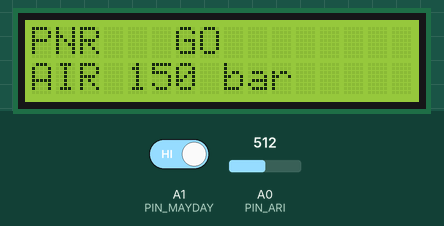
Recording of a sketch running on a simulated STM32 Nucleo. On the bench: 16×2 character LCD. Inputs (shaded band) come from the test bench; at power-on: A1 (PIN_MAYDAY) HIGH, A0 (PIN_ARI) = 512 (analog values on the 0–1023 scale). What the sketch prints to the serial monitor is not drawn.

Above: at 1.2 s.
1.3 s: A1 (PIN_MAYDAY) driven LOW
At 2.5 s:
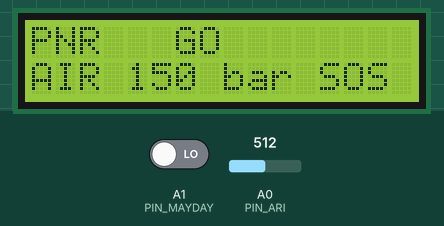
2.8 s: A0 (PIN_ARI) set to 716
At 3.9 s:
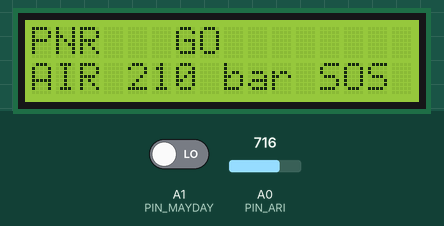
4.3 s: A0 (PIN_ARI) set to 900
At 5.1 s:
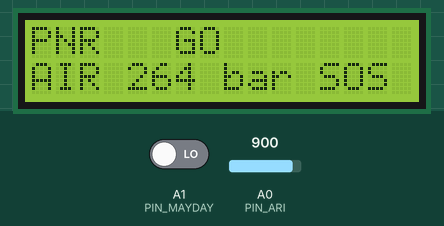
5.9 s: A1 (PIN_MAYDAY) driven HIGH
At 8.4 s:
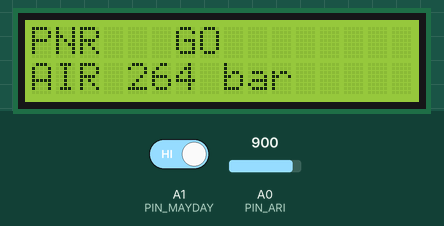
8.7 s: A0 (PIN_ARI) set to 1023
At 9.7 s:
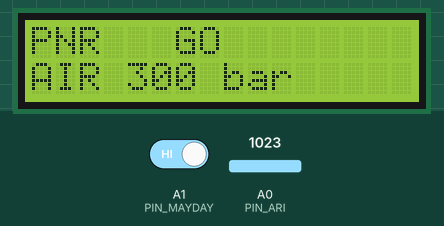
Timing chart, 0 to 11.3 s (numbered marks = the images above; inputs shaded):
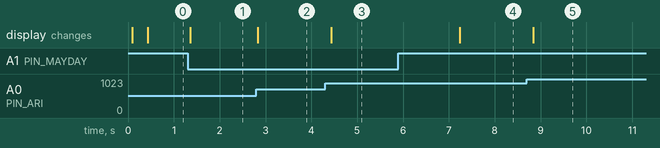

Measured:
- after the input at 1.3 s, the display: changes after 0.06 s (image 1)
- after the input at 2.8 s, the display: changes at once (image 2)
- after the input at 4.3 s, the display: changes after 0.14 s (image 3)
- after the input at 5.9 s, the display: changes after 1.3 s (image 4)
- after the input at 8.7 s, the display: changes after 0.14 s (image 5)

The sketch:

binome_hud.ino
```cpp
// PNR - binome HUD (STM32 Blue Pill / Nucleo, STM32duino core).
//
// A rotary potentiometer stands for the ARI air-cylinder valve (0-300 bar), an IR obstacle sensor is the touchless MAYDAY, and an
// optional 16x2 I2C LCD shows the verdict. USB serial at 115200 baud, newline-terminated JSON.
//
//   to the browser, every 400 ms:   {"seq": 101, "t_ms": 184000, "source": "binome-hud", "sensor": "ari_bar", "value": 145.0, "unit": "bar", "room": "binome-1"}
//   to the browser, when triggered: {"seq": 102, "t_ms": 184120, "source": "binome-hud", "sensor": "mayday", "value": 1, "unit": "bool", "room": "binome-1"}
//   from the browser:               {"cmd":"alert","level":"NO-GO"}   or   {"cmd":"alert","level":"GO"}
//
// Wiring (see firmware/README.md): potentiometer left lug -> 3V3, wiper -> PA0 (A0), right lug -> GND; MH-B IR sensor VCC -> 3V3,
// GND -> GND, OUT -> PA1 (A1, active low); LCD backpack GND -> GND, VCC -> 5V, SDA and SCL on the board's default I2C pins: PB7 / PB6
// on a Blue Pill, D14 / D15 (= PB9 / PB8) on a Nucleo-64 (optional: nothing blocks if it is absent).
//
// Board menu (Arduino IDE, STM32duino): "USB support: CDC (generic 'Serial' supersede U(S)ART)" on a Blue Pill; on a Nucleo `Serial`
// is the ST-Link virtual COM port. Library for the LCD: "LiquidCrystal_I2C".

#include <Wire.h>
#include <LiquidCrystal_I2C.h>

static const uint32_t BAUD = 115200;
static const uint32_t ARI_MS = 400;         // pressure packet interval
static const uint16_t ADC_MAX = 1023;       // 10-bit reading
static const float BAR_MAX = 300.0f;        // full scale of the cylinder gauge
#define PIN_ARI PA0                         // potentiometer wiper (analog input)
#define PIN_MAYDAY PA1                      // MH-B: LOW when a hand is within about 5 cm
static const uint32_t MAYDAY_CONFIRM_MS = 30;    // the sensor must stay triggered this long: no flicker
static const uint32_t MAYDAY_REARM_MS = 1000;    // and read clear this long before it can trigger again
static const uint8_t ADC_SAMPLES = 8;       // averaged: the potentiometer jitters

enum Alert { ALERT_GO, ALERT_NOGO };
Alert alertLevel = ALERT_GO;
bool maydaySent = false;
// Armed only after the sensor has read clear for MAYDAY_REARM_MS: no MAYDAY at power-up (bench, 22/11: the MH-B output was low
// while it started, and a MAYDAY went out 82 ms after boot, which the app would latch as a NO-GO).
bool maydayArmed = false;

LiquidCrystal_I2C *lcd = nullptr;  // created only if a screen answers
uint32_t seq = 100;
uint32_t lastAriMs = 0;
float lastBar = 0.0f;
uint32_t maydayLowSince = 0;
uint32_t maydayHighSince = 0;
bool screenDirty = true;

char line[96];
uint8_t lineLen = 0;

// Free text on the screen, for the jury demo run from the terminal (firmware/tools/jury_demo.py):
// {"cmd":"lcd","l1":"! FEU DETECTE !","l2":"STOCKAGE SOLV."}. It stays until the next alert command, which brings back the
// normal screen (verdict + air). The app itself only sends alert commands.
bool textMode = false;
char text1[17] = "";
char text2[17] = "";

// An I2C device answers at this address?
bool present(uint8_t addr) {
  Wire.beginTransmission(addr);
  return Wire.endTransmission() == 0;
}

// A value with one decimal, written by hand: float printf is not compiled into every STM32 C library.
void tenths(char *out, size_t n, float value) {
  if (value < 0.0f) value = 0.0f;
  const int t = (int)(value * 10.0f + 0.5f);
  snprintf(out, n, "%d.%d", t / 10, t % 10);
}

// One packet, exactly the wire format of the specification. `valueText` is already a JSON number.
void emit(const char *sensor, const char *valueText, const char *unit) {
  char buf[160];
  snprintf(buf, sizeof(buf), "{\"seq\": %lu, \"t_ms\": %lu, \"source\": \"binome-hud\", \"sensor\": \"%s\", \"value\": %s, \"unit\": \"%s\", \"room\": \"binome-1\"}\n",
           (unsigned long)seq++, (unsigned long)millis(), sensor, valueText, unit);
  Serial.print(buf);
}

float readBar() {
  uint32_t sum = 0;
  for (uint8_t i = 0; i < ADC_SAMPLES; i++) sum += analogRead(PIN_ARI);
  const float raw = (float)sum / ADC_SAMPLES;
  return raw * BAR_MAX / ADC_MAX;  // 0..1023 -> 0..300 bar, linear
}

void drawScreen() {
  if (!lcd) return;
  if (textMode) {
    lcd->setCursor(0, 0);
    lcd->print(text1);
    lcd->setCursor(0, 1);
    lcd->print(text2);
    return;
  }
  lcd->setCursor(0, 0);
  lcd->print(alertLevel == ALERT_NOGO ? "!!! NO-GO !!!   " : "PNR   GO        ");
  lcd->setCursor(0, 1);
  char buf[28];  // room for the whole format: no truncation warning
  snprintf(buf, sizeof(buf), "AIR %3d bar %s    ", (int)(lastBar + 0.5f), maydaySent ? "SOS" : "   ");
  buf[16] = 0;   // the screen has 16 columns
  lcd->print(buf);
}

// The string value of "key":"..." in a raw line (spaces kept inside the text), as 16 printable ASCII columns, padded. A missing
// key gives a blank line.
void textField(const char *raw, const char *key, char out[17]) {
  uint8_t n = 0;
  const char *p = strstr(raw, key);
  if (p) {
    p += strlen(key);
    while (*p == ' ' || *p == ':') p++;
    if (*p == '"') {
      for (p++; *p && *p != '"' && n < 16; p++) out[n++] = (*p >= 32 && *p < 127) ? *p : '?';
    }
  }
  while (n < 16) out[n++] = ' ';
  out[16] = 0;
}

// {"cmd":"alert","level":"NO-GO"} or {"cmd":"alert","level":"GO"}: spaces ignored, no JSON library needed.
// {"cmd":"lcd","l1":"...","l2":"..."}: free text until the next alert (the text keeps its spaces: it is read from the raw line).
void handleLine(const char *raw) {
  char flat[96];
  uint8_t n = 0;
  for (const char *p = raw; *p && n < sizeof(flat) - 1; p++)
    if (*p != ' ' && *p != '\r') flat[n++] = *p;
  flat[n] = 0;
  if (strstr(flat, "\"cmd\":\"lcd\"")) {
    textField(raw, "\"l1\"", text1);
    textField(raw, "\"l2\"", text2);
    textMode = true;
    screenDirty = true;
    return;
  }
  if (!strstr(flat, "\"cmd\":\"alert\"")) return;  // boot text, anything else: ignored
  // "NO-GO" contains "GO": test it first.
  if (strstr(flat, "\"level\":\"NO-GO\"")) alertLevel = ALERT_NOGO;
  else if (strstr(flat, "\"level\":\"GO\"")) alertLevel = ALERT_GO;
  else return;
  textMode = false;  // an alert always brings back the normal screen
  screenDirty = true;
}

void readHost() {
  while (Serial.available()) {
    const char c = (char)Serial.read();
    if (c == '\n') {
      line[lineLen] = 0;
      handleLine(line);
      lineLen = 0;
    } else if (lineLen < sizeof(line) - 1) {
      line[lineLen++] = c;
    } else {
      lineLen = 0;  // an over-long line is noise: drop it
    }
  }
}

void setup() {
  Serial.begin(BAUD);
  analogReadResolution(10);
  pinMode(PIN_ARI, INPUT_ANALOG);
  pinMode(PIN_MAYDAY, INPUT);
  Wire.begin();
  // The screen is optional: 0x27 first, 0x3F as the fallback, nothing if neither answers.
  const uint8_t addr = present(0x27) ? 0x27 : present(0x3F) ? 0x3F : 0;
  if (addr) {
    lcd = new LiquidCrystal_I2C(addr, 16, 2);
    lcd->init();
    lcd->backlight();
  }
}

void loop() {
  const uint32_t now = millis();
  readHost();

  // MAYDAY: triggered once per wave of the hand, emitted at once.
  const bool triggered = digitalRead(PIN_MAYDAY) == LOW;
  if (triggered) {
    maydayHighSince = 0;
    if (maydayLowSince == 0) maydayLowSince = now;
    if (maydayArmed && !maydaySent && now - maydayLowSince >= MAYDAY_CONFIRM_MS) {
      emit("mayday", "1", "bool");
      maydaySent = true;
      screenDirty = true;
    }
  } else {
    maydayLowSince = 0;
    if (maydayHighSince == 0) maydayHighSince = now;
    if (now - maydayHighSince >= MAYDAY_REARM_MS) {
      maydaySent = false;
      maydayArmed = true;
    }
  }

  if (now - lastAriMs >= ARI_MS) {
    lastAriMs = now;
    lastBar = readBar();
    char text[12];
    tenths(text, sizeof(text), lastBar);
    emit("ari_bar", text, "bar");
    screenDirty = true;
  }

  if (screenDirty) {
    drawScreen();
    screenDirty = false;
  }
}
```
